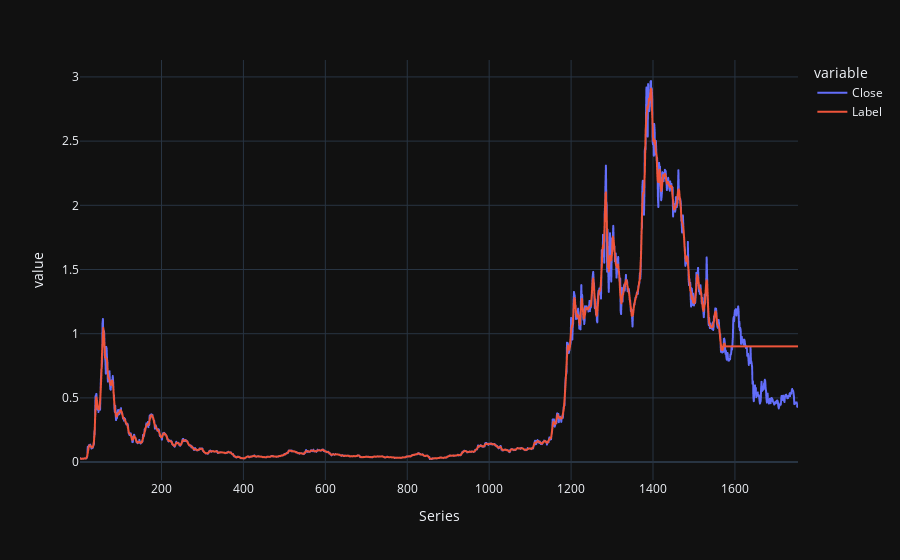

Here is the notebook cell this chart was saved with:
### Code cell
fig.show()

### Figure 1 — Plotly figure (JSON) as saved in the notebook; plotly's stock layout.template omitted (floating-point values rounded to 4 significant figures; data arrays with more than 128 entries replaced by an {"elided": "..."} marker saying what was removed)
{"data": [{"hovertemplate": "variable=Close<br>Series=%{x}<br>value=%{y}<extra></extra>", "legendgroup": "Close", "line": {"color": "#636efa", "dash": "solid"}, "marker": {"symbol": "circle"}, "mode": "lines", "name": "Close", "showlegend": true, "type": "scattergl", "x": {"elided": "1754 int values"}, "xaxis": "x", "y": {"elided": "1754 float values"}, "yaxis": "y"}, {"hovertemplate": "variable=Label<br>Series=%{x}<br>value=%{y}<extra></extra>", "legendgroup": "Label", "line": {"color": "#EF553B", "dash": "solid"}, "marker": {"symbol": "circle"}, "mode": "lines", "name": "Label", "showlegend": true, "type": "scattergl", "x": {"elided": "1754 int values"}, "xaxis": "x", "y": {"elided": "1754 float values"}, "yaxis": "y"}], "layout": {"legend": {"title": {"text": "variable"}, "tracegroupgap": 0}, "margin": {"t": 60}, "xaxis": {"anchor": "y", "domain": [0, 1], "title": {"text": "Series"}}, "yaxis": {"anchor": "x", "domain": [0, 1], "title": {"text": "value"}}}}
